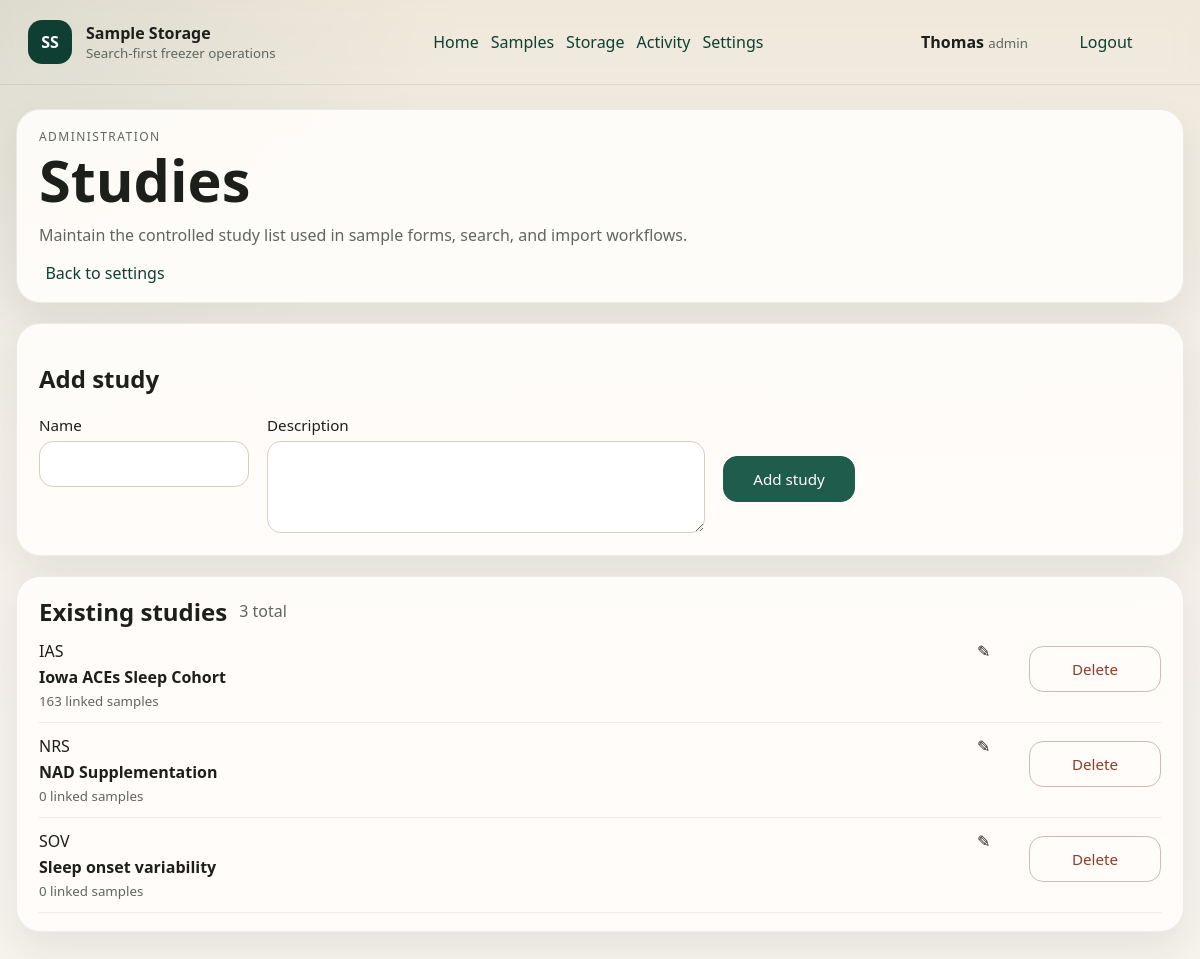
Page /admin/configuration/studies (signed in) on the committed database.
### app/domain/models.py (models this page shows, shortened)
class Base(DeclarativeBase):
    pass

class User(Base):
    __tablename__ = "users"
    id: Mapped[int] = mapped_column(Integer, primary_key=True)
    username: Mapped[str] = mapped_column(String(50), unique=True, nullable=False)
    full_name: Mapped[str | None] = mapped_column(String(100))
    role: Mapped[UserRole] = mapped_column(SqlEnum(UserRole), default=UserRole.staff)
    permissions_allow_json: Mapped[str | None] = mapped_column(Text)
    permissions_deny_json: Mapped[str | None] = mapped_column(Text)
    created_at: Mapped[datetime] = mapped_column(DateTime(timezone=True), default=datetime.utcnow)
    events: Mapped[list[Event]] = relationship("Event", back_populates="user")
    sample_notes: Mapped[list[SampleNoteEntry]] = relationship("SampleNoteEntry", back_populates="user")
    analysis_batches: Mapped[list[AnalysisBatch]] = relationship("AnalysisBatch", back_populates="user")

class Study(Base):
    __tablename__ = "studies"
    id: Mapped[int] = mapped_column(Integer, primary_key=True)
    name: Mapped[str] = mapped_column(String(100), nullable=False)
    description: Mapped[str | None] = mapped_column(String(255))
    samples: Mapped[list[Sample]] = relationship("Sample", back_populates="study")

### app/web/routes/admin.py (the view)
@router.get("/settings/studies")
@router.get("/admin/configuration/studies")
async def study_settings(request: Request, db: Session = Depends(get_db), current_user=Depends(require_permission("manage_vocabularies"))):
    return _render_study_page(request, db, current_user=current_user)

### app/templates/admin_studies.html (shortened to what this page needs)
{% extends "base.html" %}
{% block content %}
<section class="page-head card compact">
  <div>
    <p class="eyebrow">Administration</p>
    <h1>Studies</h1>
    <p class="muted">Maintain the controlled study list used in sample forms, search, and import workflows.</p>
  </div>
  <div class="page-actions">
    <a class="ghost-button" href="/admin/configuration">Back to settings</a>
  </div>
</section>
<section class="card compact">
  <h2>Add study</h2>
  <form method="post" action="/admin/studies" class="form-grid compact-form">
    <label>Name
      <input type="text" name="name" required />
    </label>
    <label class="span-2">Description
      <textarea name="description"></textarea>
    </label>
    <div class="span-2 actions-row">
      <button type="submit">Add study</button>
    </div>
  </form>
</section>
<section class="card compact">
  <div class="section-head">
    <h2>Existing studies</h2>
    <span class="muted">{{ studies | length }} total</span>
  </div>
  <ul class="metric-list admin-config-list">
    {% for study in studies %}
      <li class="admin-config-item">
        <div class="admin-config-copy">
          <span>{{ study.name }}</span>
          <strong>{{ study.description or 'No description' }}</strong>
          <small class="muted">{{ usage_counts.get(study.id, 0) }} linked samples</small>
        </div>
        <div class="admin-config-actions">
          <details class="admin-edit-card">
            <summary class="icon-button admin-edit-toggle" title="Edit study">&#9998;</summary>
          </details>
          <form method="post" action="/admin/studies/{{ study.id }}/delete" onsubmit="return confirm('Delete this study? This only works when no samples currently use it.');">
            <button type="submit" class="ghost-button danger-outline-button">Delete</button>
          </form>
        </div>
      </li>
    {% else %}
      <li><span>No studies yet.</span><strong>0</strong></li>
    {% endfor %}
  </ul>
</section>
{% endblock %}

### app/templates/base.html (shortened to what this page needs)
<!DOCTYPE html>
<html lang="en">
<head>
  <link rel="stylesheet" href="/static/styles.css" />
</head>
<body>
  <div class="shell">
    <header class="topbar">
      <a class="brand" href="/dashboard">
        <span class="brand-mark">SS</span>
        <span>
          <strong>Sample Storage</strong>
          <small>Search-first freezer operations</small>
        </span>
      </a>
      <nav class="topnav">
        <a href="/dashboard">Home</a>
        <a href="/samples">Samples</a>
        <a href="/storage">Storage</a>
        <a href="/events">Activity</a>
        {% if current_user %}
          <a href="/settings">Settings</a>
        {% endif %}
      </nav>
      <div class="userpanel">
        {% if current_user %}
          <div>
            <strong>{{ current_user.username }}</strong>
            <small>{{ current_user.role.value }}</small>
          </div>
          <a class="ghost-button" href="/logout">Logout</a>
        {% else %}
          <a class="ghost-button" href="/login">Login</a>
        {% endif %}
      </div>
    </header>
    <main class="container">
      {% block content %}{% endblock %}
    </main>
  </div>
</body>
</html>

### rows in the picture
User: username "Thomas", role.value "admin"
Study: name "IAS", description "Iowa ACEs Sleep Cohort", get "163"
Study: name "NRS", description "NAD Supplementation", get "0"
Study: name "SOV", description "Sleep onset variability", get "0"

### other values in the picture
{{ studies | length }} "3"
